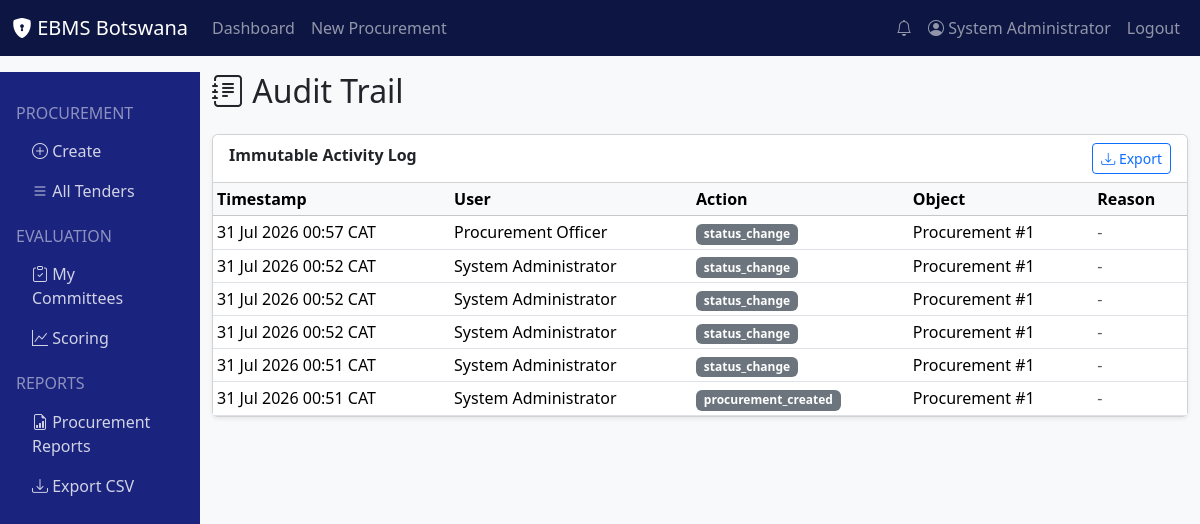
Screenshot of /audit/1 (signed in) with the database file from the repository.
### models/user.py (models this page shows, shortened)
class User(UserMixin, db.Model):
    __tablename__ = 'users'
    id = db.Column(db.Integer, primary_key=True)
    username = db.Column(db.String(80), unique=True, nullable=False, index=True)
    email = db.Column(db.String(120), unique=True, nullable=False, index=True)
    password_hash = db.Column(db.String(256), nullable=False)
    first_name = db.Column(db.String(100), nullable=False)
    last_name = db.Column(db.String(100), nullable=False)
    phone = db.Column(db.String(20))
    department = db.Column(db.String(100))
    is_active = db.Column(db.Boolean, default=True)
    is_verified = db.Column(db.Boolean, default=False)
    mfa_enabled = db.Column(db.Boolean, default=False)
    mfa_secret = db.Column(db.String(100))
    last_login = db.Column(db.DateTime)
    last_ip = db.Column(db.String(45))
    failed_logins = db.Column(db.Integer, default=0)
    locked_until = db.Column(db.DateTime)
    created_at = db.Column(db.DateTime, default=lambda: datetime.now(pytz.timezone('Africa/Gaborone')))
    updated_at = db.Column(db.DateTime, default=lambda: datetime.now(pytz.timezone('Africa/Gaborone')),
                          onupdate=lambda: datetime.now(pytz.timezone('Africa/Gaborone')))
    role_id = db.Column(db.Integer, db.ForeignKey('roles.id'))
    role = db.relationship('Role', back_populates='users')
    procurements = db.relationship('Procurement', foreign_keys='Procurement.created_by',
                                   back_populates='created_by_user', lazy='dynamic')
    committee_memberships = db.relationship('CommitteeMember', back_populates='user', lazy='dynamic')
    audit_logs = db.relationship('AuditLog', back_populates='user', lazy='dynamic')
    notifications = db.relationship('Notification', back_populates='user', lazy='dynamic')
    def get_full_name(self):
        return f"{self.first_name} {self.last_name}"
    def has_role(self, role_name):
        return self.role and self.role.name == role_name

### models/audit_log.py (models this page shows, shortened)
class AuditLog(db.Model):
    __tablename__ = 'audit_logs'
    id = db.Column(db.Integer, primary_key=True)
    user_id = db.Column(db.Integer, db.ForeignKey('users.id'))
    user_role = db.Column(db.String(100))
    ip_address = db.Column(db.String(45))
    device_session = db.Column(db.String(200))
    action = db.Column(db.String(100), nullable=False, index=True)
    action_category = db.Column(db.String(50))  # create, read, update, delete, login, export, open, evaluate
    object_type = db.Column(db.String(50))  # procurement, bid, evaluation, award, etc.
    object_id = db.Column(db.Integer)
    procurement_id = db.Column(db.Integer, db.ForeignKey('procurements.id'))
    previous_value = db.Column(db.JSON)
    new_value = db.Column(db.JSON)
    reason = db.Column(db.Text)
    hash_value = db.Column(db.String(128))
    signature = db.Column(db.String(256))
    timestamp = db.Column(db.DateTime, default=lambda: datetime.now(pytz.timezone('Africa/Gaborone')), index=True)
    severity = db.Column(db.String(20), default='info')  # info, warning, critical
    user = db.relationship('User', back_populates='audit_logs')
    procurement = db.relationship('Procurement', back_populates='audit_logs')

### routes/audit.py (the view)
@bp.route('/<int:procurement_id>')
@login_required
@auditor_only
def procurement_audit(procurement_id):
    logs = AuditLog.query.filter_by(procurement_id=procurement_id).order_by(AuditLog.timestamp.desc()).all()
    return render_template('audit/procurement.html', logs=logs)

### app.py (called while the page is built)
@login_manager.user_loader
def load_user(user_id):
    from models.user import User
    return User.query.get(int(user_id))

### utils/date_validator.py (called while the page is built)
def format_botswana_time(value):
    if value is None:
        return ''
    if isinstance(value, str):
        try:
            value = datetime.fromisoformat(value)
        except:
            return value
    return value.strftime('%d %b %Y %H:%M') + ' CAT'

### templates/audit/procurement.html (shortened to what this page needs)
{% extends "base.html" %}
{% block content %}
<h2 class="mb-4"><i class="bi bi-journal-text"></i> Audit Trail</h2>
<div class="card shadow-sm">
    <div class="card-header bg-white d-flex justify-content-between">
        <span class="fw-bold">Immutable Activity Log</span>
        <a href="#" class="btn btn-sm btn-outline-primary"><i class="bi bi-download"></i> Export</a>
    </div>
    <div class="table-responsive">
        <table class="table table-sm table-hover mb-0">
            <thead class="table-light">
                <tr><th>Timestamp</th><th>User</th><th>Action</th><th>Object</th><th>Reason</th></tr>
            </thead>
            <tbody>
                {% for log in logs %}
                <tr>
                    <td>{{ log.timestamp | botswana_time }}</td>
                    <td>{{ log.user.get_full_name() if log.user else 'System' }}</td>
                    <td><span class="badge bg-secondary">{{ log.action }}</span></td>
                    <td>{{ log.object_type }} #{{ log.object_id }}</td>
                    <td class="text-muted">{{ log.reason or '-' }}</td>
                </tr>
                {% else %}
                <tr><td colspan="5" class="text-center text-muted">No audit records found.</td></tr>
                {% endfor %}
            </tbody>
        </table>
    </div>
</div>
{% endblock %}

### templates/base.html (shortened to what this page needs)
<!DOCTYPE html>
<html lang="en">
<head>
    <link href="https://cdn.jsdelivr.net/npm/bootstrap@5.3.2/dist/css/bootstrap.min.css" rel="stylesheet">
    <link rel="stylesheet" href="https://cdn.jsdelivr.net/npm/bootstrap-icons@1.11.1/font/bootstrap-icons.css">
</head>
<body class="bg-light">
    <nav class="navbar navbar-expand-lg navbar-dark" style="background: #0d1642;">
        <div class="container-fluid">
            <a class="navbar-brand" href="{{ url_for('dashboard.index') }}">
                <i class="bi bi-shield-lock-fill"></i> EBMS Botswana
            </a>
            <div class="collapse navbar-collapse">
                <ul class="navbar-nav me-auto">
                    {% if current_user.is_authenticated %}
                    <li class="nav-item"><a class="nav-link" href="{{ url_for('dashboard.index') }}">Dashboard</a></li>
                    <li class="nav-item"><a class="nav-link" href="{{ url_for('procurement.create') }}">New Procurement</a></li>
                    {% endif %}
                </ul>
                <ul class="navbar-nav">
                    {% if current_user.is_authenticated %}
                    <li class="nav-item"><a class="nav-link" href="{{ url_for('notifications.index') }}"><i class="bi bi-bell"></i></a></li>
                    <li class="nav-item"><a class="nav-link" href="{{ url_for('auth.profile') }}"><i class="bi bi-person-circle"></i> {{ current_user.get_full_name() }}</a></li>
                    <li class="nav-item"><a class="nav-link" href="{{ url_for('auth.logout') }}">Logout</a></li>
                    {% else %}
                    <li class="nav-item"><a class="nav-link" href="{{ url_for('auth.login') }}">Login</a></li>
                    <li class="nav-item"><a class="nav-link" href="{{ url_for('auth.register') }}">Register</a></li>
                    {% endif %}
                </ul>
            </div>
        </div>
    </nav>
    <div class="container-fluid mt-3">
        <div class="row">
            {% if current_user.is_authenticated %}
            <div class="col-md-2 d-none d-md-block sidebar p-3">
                {% if not current_user.has_role('Bidder') %}
                <h6 class="text-white-50 text-uppercase mt-3">Procurement</h6>
                <nav class="nav flex-column">
                    <a class="nav-link" href="{{ url_for('procurement.create') }}"><i class="bi bi-plus-circle"></i> Create</a>
                    <a class="nav-link" href="{{ url_for('procurement.list_tenders') }}"><i class="bi bi-list"></i> All Tenders</a>
                </nav>
                <h6 class="text-white-50 text-uppercase mt-3">Evaluation</h6>
                <nav class="nav flex-column">
                    <a class="nav-link" href="#"><i class="bi bi-clipboard-check"></i> My Committees</a>
                    <a class="nav-link" href="#"><i class="bi bi-graph-up"></i> Scoring</a>
                </nav>
                {% endif %}
                {% if current_user.role and current_user.role.name in ['Procurement Unit', 'Procurement Oversight Unit', 'Accounting Officer', 'System Administrator'] %}
                <h6 class="text-white-50 text-uppercase mt-3">Reports</h6>
                <nav class="nav flex-column">
                    <a class="nav-link" href="{{ url_for('procurement.list_tenders') }}"><i class="bi bi-file-earmark-bar-graph"></i> Procurement Reports</a>
                    <a class="nav-link" href="{{ url_for('reports.export_csv') }}"><i class="bi bi-download"></i> Export CSV</a>
                </nav>
                {% endif %}
            </div>
            <div class="col-md-10">
            {% else %}
            <div class="col-12">
            {% endif %}
                {% block content %}{% endblock %}
            </div>
        </div>
    </div>
</body>
</html>

### templates/base.html (style rules this page uses)
.sidebar { min-height: 100vh; background: #1a237e; }
.sidebar .nav-link { color: rgba(255,255,255,0.8); }

### rows the page displays
User: get_full_name "System Administrator"
AuditLog: timestamp|botswana_time "31 Jul 2026 00:57 CAT", user "Procurement Officer", action "status_change", object_type "Procurement", object_id "1", reason "-"
AuditLog: timestamp|botswana_time "31 Jul 2026 00:52 CAT", user "System Administrator", action "status_change", object_type "Procurement", object_id "1", reason "-"
AuditLog: timestamp|botswana_time "31 Jul 2026 00:52 CAT", user "System Administrator", action "status_change", object_type "Procurement", object_id "1", reason "-"
AuditLog: timestamp|botswana_time "31 Jul 2026 00:52 CAT", user "System Administrator", action "status_change", object_type "Procurement", object_id "1", reason "-"
AuditLog: timestamp|botswana_time "31 Jul 2026 00:51 CAT", user "System Administrator", action "status_change", object_type "Procurement", object_id "1", reason "-"
AuditLog: timestamp|botswana_time "31 Jul 2026 00:51 CAT", user "System Administrator", action "procurement_created", object_type "Procurement", object_id "1", reason "-"
